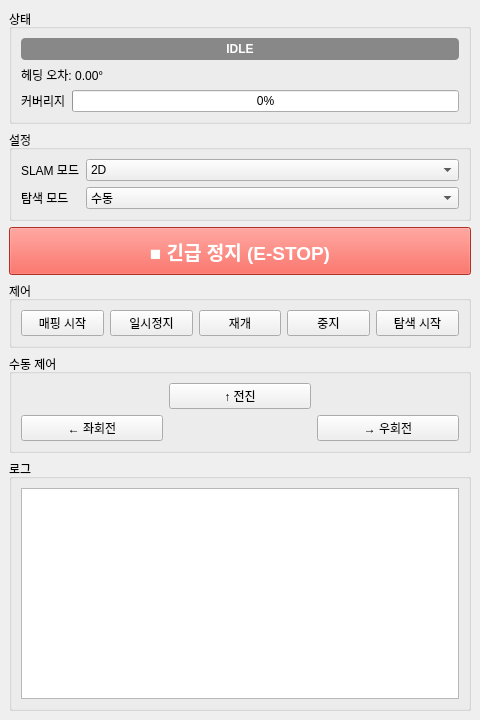
<?xml version="1.0" encoding="UTF-8"?>
<ui version="4.0">
 <class>MapperMainWindow</class>
 <widget class="QMainWindow" name="MapperMainWindow">
  <property name="geometry">
   <rect><x>0</x><y>0</y><width>480</width><height>720</height></rect>
  </property>
  <property name="windowTitle"><string>SLAM Mapper</string></property>
  <widget class="QWidget" name="centralwidget">
   <layout class="QVBoxLayout" name="verticalLayout">

    <item>
     <widget class="QGroupBox" name="grp_status">
      <property name="title"><string>상태</string></property>
      <layout class="QVBoxLayout">
       <item>
        <widget class="QLabel" name="lbl_state">
         <property name="text"><string>IDLE</string></property>
         <property name="alignment"><set>AlignCenter</set></property>
         <property name="styleSheet"><string>background-color: #888888; color: white; font-weight: bold; border-radius: 4px; padding: 4px;</string></property>
        </widget>
       </item>
       <item>
        <widget class="QLabel" name="lbl_heading_error">
         <property name="text"><string>헤딩 오차: 0.00°</string></property>
        </widget>
       </item>
       <item>
        <layout class="QHBoxLayout">
         <item>
          <widget class="QLabel" name="lbl_coverage">
           <property name="text"><string>커버리지</string></property>
          </widget>
         </item>
         <item>
          <widget class="QProgressBar" name="progress_coverage">
           <property name="value"><number>0</number></property>
           <property name="maximum"><number>100</number></property>
          </widget>
         </item>
        </layout>
       </item>
      </layout>
     </widget>
    </item>

    <item>
     <widget class="QGroupBox" name="grp_config">
      <property name="title"><string>설정</string></property>
      <layout class="QFormLayout">
       <item row="0" column="0">
        <widget class="QLabel" name="lbl_slam_mode">
         <property name="text"><string>SLAM 모드</string></property>
        </widget>
       </item>
       <item row="0" column="1">
        <widget class="QComboBox" name="combo_slam_mode">
         <item><property name="text"><string>2D</string></property></item>
         <item><property name="text"><string>3D</string></property></item>
        </widget>
       </item>
       <item row="1" column="0">
        <widget class="QLabel" name="lbl_drive_mode">
         <property name="text"><string>탐색 모드</string></property>
        </widget>
       </item>
       <item row="1" column="1">
        <widget class="QComboBox" name="combo_drive_mode">
         <item><property name="text"><string>수동</string></property></item>
         <item><property name="text"><string>우수법</string></property></item>
         <item><property name="text"><string>좌수법</string></property></item>
         <item><property name="text"><string>자동</string></property></item>
        </widget>
       </item>
      </layout>
     </widget>
    </item>

    <item>
     <widget class="QPushButton" name="btn_estop">
      <property name="text"><string>■ 긴급 정지 (E-STOP)</string></property>
      <property name="styleSheet"><string>background-color: #F44336; color: white; font-size: 14pt; font-weight: bold; min-height: 40px;</string></property>
     </widget>
    </item>

    <item>
     <widget class="QGroupBox" name="grp_control">
      <property name="title"><string>제어</string></property>
      <layout class="QHBoxLayout">
       <item>
        <widget class="QPushButton" name="btn_start">
         <property name="text"><string>매핑 시작</string></property>
        </widget>
       </item>
       <item>
        <widget class="QPushButton" name="btn_pause">
         <property name="text"><string>일시정지</string></property>
        </widget>
       </item>
       <item>
        <widget class="QPushButton" name="btn_resume">
         <property name="text"><string>재개</string></property>
        </widget>
       </item>
       <item>
        <widget class="QPushButton" name="btn_stop">
         <property name="text"><string>중지</string></property>
        </widget>
       </item>
       <item>
        <widget class="QPushButton" name="btn_explore">
         <property name="text"><string>탐색 시작</string></property>
        </widget>
       </item>
      </layout>
     </widget>
    </item>

    <item>
     <widget class="QGroupBox" name="grp_manual">
      <property name="title"><string>수동 제어</string></property>
      <layout class="QGridLayout">
       <item row="0" column="1">
        <widget class="QPushButton" name="btn_forward">
         <property name="text"><string>↑ 전진</string></property>
        </widget>
       </item>
       <item row="1" column="0">
        <widget class="QPushButton" name="btn_left">
         <property name="text"><string>← 좌회전</string></property>
        </widget>
       </item>
       <item row="1" column="2">
        <widget class="QPushButton" name="btn_right">
         <property name="text"><string>→ 우회전</string></property>
        </widget>
       </item>
      </layout>
     </widget>
    </item>

    <item>
     <widget class="QGroupBox" name="grp_log">
      <property name="title"><string>로그</string></property>
      <layout class="QVBoxLayout">
       <item>
        <widget class="QTextEdit" name="txt_log">
         <property name="readOnly"><bool>true</bool></property>
        </widget>
       </item>
      </layout>
     </widget>
    </item>

   </layout>
  </widget>
 </widget>
</ui>
